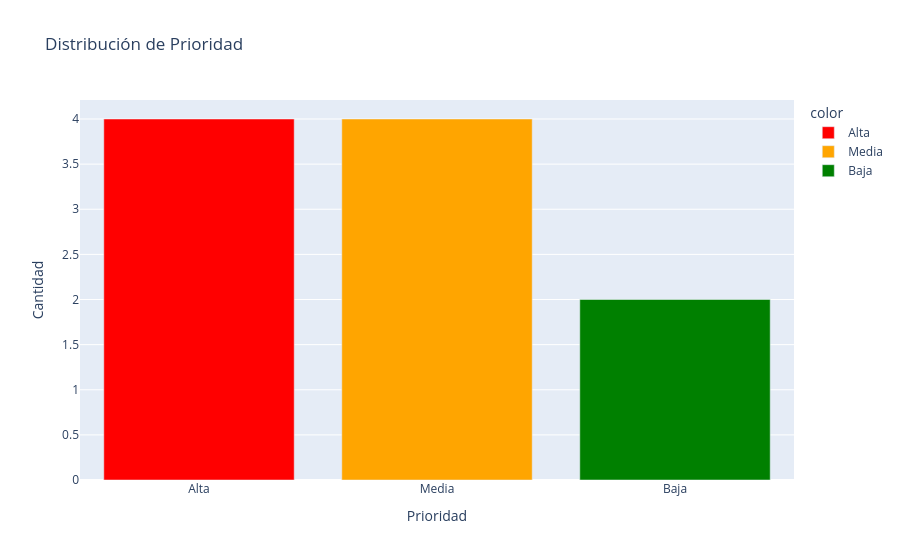

Source (notebook cell):
### Markdown cell above
---

## 🚨 Paso 7: Priorización y Routing Automático

**Concepto:** Sistema de priorización para maximizar satisfacción del cliente

**Técnica:** Matriz de decisión basada en `(category, sentiment) → priority`

**Lógica de priorización:**
```
ALTA (< 2 horas):
  - Producto Dañado + Negativo
  - Entrega Tardía + Negativo
  - Error Facturación + Negativo

MEDIA (< 24 horas):
  - Producto Incorrecto
  - Cualquier caso con Neutro

BAJA (< 72 horas):
  - Feedback Positivo
  - Consultas informativas
```

**Objetivo:** Responder "¿A quién atender primero?"

### Code cell
# Casos de alta prioridad
df_high_priority = df_classified[df_classified['priority'] == 'Alta'].copy()

print(f"🚨 Casos de Alta Prioridad: {len(df_high_priority)} de {len(df_classified)}")
display(df_high_priority[['complaint_id', 'category', 'sentiment', 'summary']])

# Distribución de prioridades
priority_counts = df_classified['priority'].value_counts()
fig = px.bar(
    x=priority_counts.index,
    y=priority_counts.values,
    title="Distribución de Prioridad",
    labels={'x': 'Prioridad', 'y': 'Cantidad'},
    color=priority_counts.index,
    color_discrete_map={'Alta': 'red', 'Media': 'orange', 'Baja': 'green'}
)
fig.show()

### Figure 1 — Plotly figure (JSON) as saved in the notebook; plotly's stock layout.template omitted (floating-point values rounded to 4 significant figures)
{"data": [{"hovertemplate": "color=Alta<br>Prioridad=%{x}<br>Cantidad=%{y}<extra></extra>", "legendgroup": "Alta", "marker": {"color": "red", "pattern": {"shape": ""}}, "name": "Alta", "orientation": "v", "showlegend": true, "textposition": "auto", "type": "bar", "x": ["Alta"], "xaxis": "x", "y": [4], "yaxis": "y"}, {"hovertemplate": "color=Media<br>Prioridad=%{x}<br>Cantidad=%{y}<extra></extra>", "legendgroup": "Media", "marker": {"color": "orange", "pattern": {"shape": ""}}, "name": "Media", "orientation": "v", "showlegend": true, "textposition": "auto", "type": "bar", "x": ["Media"], "xaxis": "x", "y": [4], "yaxis": "y"}, {"hovertemplate": "color=Baja<br>Prioridad=%{x}<br>Cantidad=%{y}<extra></extra>", "legendgroup": "Baja", "marker": {"color": "green", "pattern": {"shape": ""}}, "name": "Baja", "orientation": "v", "showlegend": true, "textposition": "auto", "type": "bar", "x": ["Baja"], "xaxis": "x", "y": [2], "yaxis": "y"}], "layout": {"barmode": "relative", "legend": {"title": {"text": "color"}, "tracegroupgap": 0}, "title": {"text": "Distribución de Prioridad"}, "xaxis": {"anchor": "y", "domain": [0, 1], "title": {"text": "Prioridad"}}, "yaxis": {"anchor": "x", "domain": [0, 1], "title": {"text": "Cantidad"}}}}
